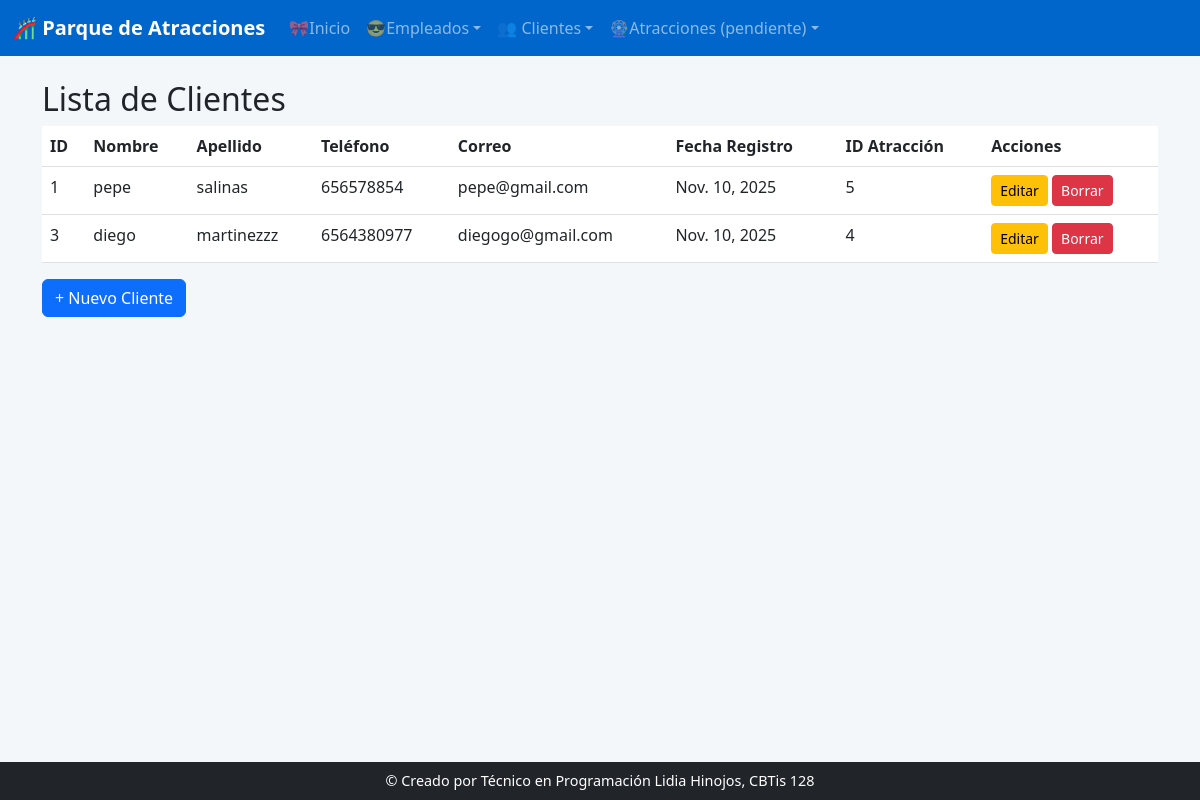
The app's page /clientes/ver/ with its own data.
### app_empleado/models.py (models this page shows, shortened)
class Cliente(models.Model):
        id_cli = models.AutoField(primary_key=True, unique=True)
        nombre = models.CharField(max_length=50)
        apellido = models.CharField(max_length=50)
        telefono = models.CharField(max_length=15)
        correo = models.CharField(max_length=50)
        fecha_reg = models.DateField(auto_now_add=True)
        id_atr = models.IntegerField()

### app_empleado/views.py (the view)
# urls.py: path('clientes/ver/', views.ver_cliente, name='ver_cliente'),
def ver_cliente(request):
    clientes = Cliente.objects.all().order_by('id_cli')
    return render(request, 'clientes/ver_cliente.html', {'clientes': clientes})

### app_empleado/templates/clientes/ver_cliente.html
{% extends 'base.html' %}
{% block content %}
<h2>Lista de Clientes</h2>
<table class="table table-hover">
    <thead>
        <tr>
            <th>ID</th>
            <th>Nombre</th>
            <th>Apellido</th>
            <th>Teléfono</th>
            <th>Correo</th>
            <th>Fecha Registro</th>
            <th>ID Atracción</th>
            <th>Acciones</th>
        </tr>
    </thead>
    <tbody>
        {% for cli in clientes %}
        <tr>
            <td>{{ cli.id_cli }}</td>
            <td>{{ cli.nombre }}</td>
            <td>{{ cli.apellido }}</td>
            <td>{{ cli.telefono }}</td>
            <td>{{ cli.correo }}</td>
            <td>{{ cli.fecha_reg }}</td>
            <td>{{ cli.id_atr }}</td>
            <td>
                <a class="btn btn-sm btn-warning" href="{% url 'actualizar_cliente' cli.id_cli %}">Editar</a>
                <a class="btn btn-sm btn-danger" href="{% url 'borrar_cliente' cli.id_cli %}">Borrar</a>
            </td>
        </tr>
        {% empty %}
        <tr><td colspan="8">No hay clientes todavía.</td></tr>
        {% endfor %}
    </tbody>
</table>
<a class="btn btn-primary" href="{% url 'agregar_cliente' %}">+ Nuevo Cliente</a>
{% endblock %}

### app_empleado/templates/base.html (shortened to what this page needs)
<!DOCTYPE html>
<html lang="es">
<head>
    <link rel="stylesheet" href="https://cdn.jsdelivr.net/npm/bootstrap@5.3.0/dist/css/bootstrap.min.css">
</head>
<body>
    {% include 'navbar.html' %}
    <div class="container my-4">
        {% block content %}{% endblock %}
    </div>
    <footer class="bg-dark text-white text-center fixed-bottom py-2">
        © {{ now|date:"Y" }} Creado por Técnico en Programación Lidia Hinojos, CBTis 128
    </footer>
</body>
</html>

### app_empleado/templates/navbar.html (shortened to what this page needs)
<nav class="navbar navbar-expand-lg navbar-dark" style="background-color: #0066cc;">
    <div class="container-fluid">
    <a class="navbar-brand fw-bold" href="/">🎢 Parque de Atracciones</a>
    <div class="collapse navbar-collapse" id="navbarNav">
        <ul class="navbar-nav me-auto">
        <li class="nav-item">
            <a class="nav-link" href="/">🎀Inicio</a>
        </li>
        <li class="nav-item dropdown">
            <a class="nav-link dropdown-toggle" href="#" data-bs-toggle="dropdown">😎Empleados</a>
        </li>
<li class="nav-item dropdown">
    <a class="nav-link dropdown-toggle" href="#" data-bs-toggle="dropdown">👥 Clientes</a>
</li>
        <li class="nav-item dropdown">
            <a class="nav-link dropdown-toggle" href="#" data-bs-toggle="dropdown">🎡Atracciones (pendiente)</a>
        </li>
        </ul>
    </div>
    </div>
</nav>

### app_empleado/templates/base.html (style rules this page uses)
body { background-color: #f4f7fa; }
footer { font-size: 0.9rem; }

### records on screen
Cliente: id_cli "1", nombre "pepe", apellido "salinas", telefono "656578854", correo "pepe@gmail.com", fecha_reg "Nov. 10, 2025", id_atr "5"
Cliente: id_cli "3", nombre "diego", apellido "martinezzz", telefono "6564380977", correo "diegogo@gmail.com", fecha_reg "Nov. 10, 2025", id_atr "4"
